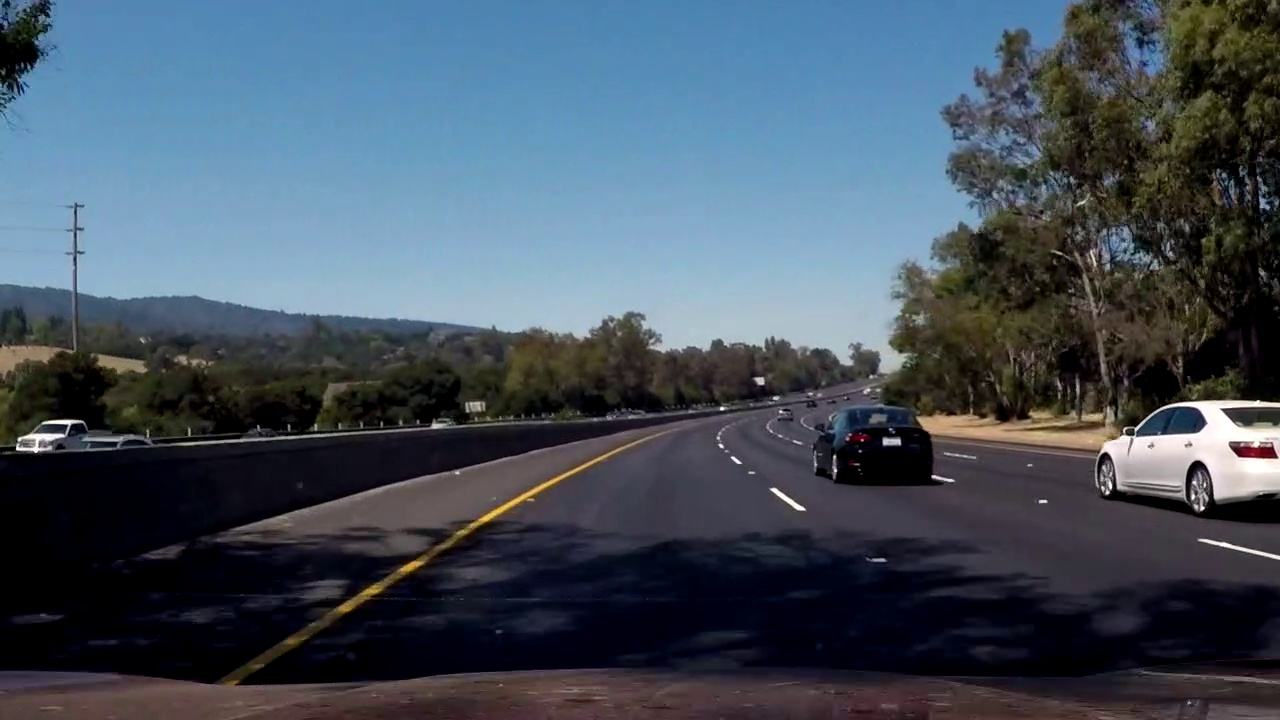
#> input picture Media/Lane Line's Picture/project_video_frame_1048.jpg, 1280 x 720 px, found by its file name
$ jupyter execute 'manual line detection.ipynb'   (shell and % lines are left out)
#> lines starting #> are read from the running program, lines starting #| are printed output that depends on the picture; after the words box and inside, x2 and y2 are one past the last pixel; in counts of white or black regions, pixels touching at a corner belong together
[cell 1]
import matplotlib.pyplot as plt
import matplotlib.image as mpimg
import numpy as np
import cv2

[cell 2]
image = mpimg.imread(r"C:\Users\ILiYA\Desktop\Project\Media\Lane Line's Picture\project_video_frame_1048.jpg")
#> image is the input picture: shape (720, 1280, 3); mean R, G, B 68.7, 81.5, 94.4
ysize = image.shape[0]
xsize = image.shape[1]
color_select = np.copy(image)
red_threshold = 200
green_threshold = 200
blue_threshold = 200
rgb_threshold = [red_threshold, green_threshold, blue_threshold]
thresholds = (image[:,:,0] < rgb_threshold[0]) \
            | (image[:,:,1] < rgb_threshold[1]) \
            | (image[:,:,2] < rgb_threshold[2])
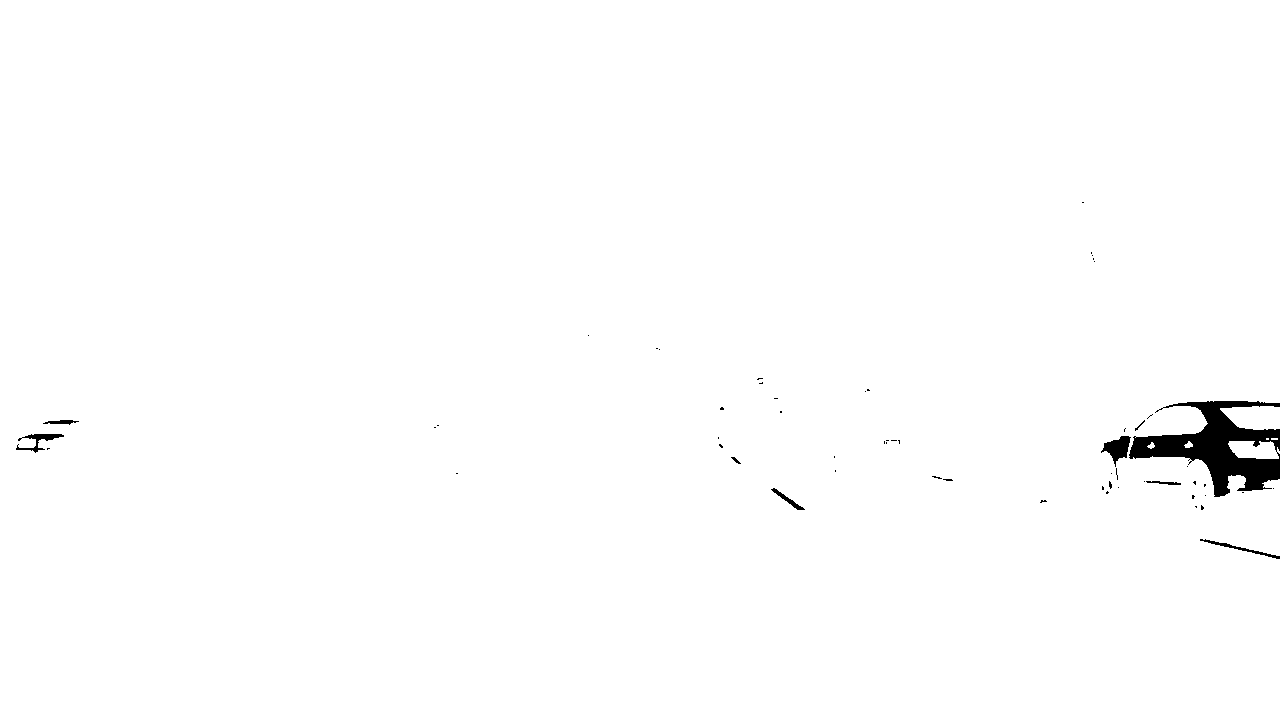
#> thresholds: shape (720, 1280) bool; 99.2% white; 58 black regions (49 under 20 px), largest, box (x1, y1, x2, y2) and area: (1129, 401, 1280, 497) 6090, (1101, 436, 1131, 467) 446, (16, 434, 64, 453) 281
color_select[thresholds] = [0,0,0]

plt.imshow(image)
plt.title("Input Image")
plt.show()
plt.imshow(color_select)
plt.title("Color Selected Image")
plt.show()

[cell 3]
ysize = image.shape[0]
xsize = image.shape[1]
color_select = np.copy(image)
line_image = np.copy(image)
red_threshold = 200
green_threshold = 200
blue_threshold = 200
rgb_threshold = [red_threshold, green_threshold, blue_threshold]
left_bottom = [50, 680]
right_bottom = [1200, 680]
apex = [650, 300]

fit_left = np.polyfit((left_bottom[0], apex[0]), (left_bottom[1], apex[1]), 1)
fit_right = np.polyfit((right_bottom[0], apex[0]), (right_bottom[1], apex[1]), 1)
fit_bottom = np.polyfit((left_bottom[0], right_bottom[0]), (left_bottom[1], right_bottom[1]), 1)

color_thresholds = (image[:,:,0] < rgb_threshold[0]) | \
                    (image[:,:,1] < rgb_threshold[1]) | \
                    (image[:,:,2] < rgb_threshold[2])

XX, YY = np.meshgrid(np.arange(0, xsize), np.arange(0, ysize))
region_thresholds = (YY > (XX*fit_left[0] + fit_left[1])) & \
                    (YY > (XX*fit_right[0] + fit_right[1])) & \
                    (YY < (XX*fit_bottom[0] + fit_bottom[1]))

color_select[color_thresholds | ~region_thresholds] = [0, 0, 0]
line_image[~color_thresholds & region_thresholds] = [9, 255, 0]
#> line_image: shape (720, 1280, 3); 0.02% of pixels changed, all inside (x1, y1, x2, y2) = (456, 348, 836, 510)

plt.imshow(image)
x = [left_bottom[0], right_bottom[0], apex[0], left_bottom[0]]
y = [left_bottom[1], right_bottom[1], apex[1], left_bottom[1]]
plt.plot(x, y, 'r--', lw=4)
plt.title("Region Of Interest")
plt.show()
plt.imshow(color_select)
plt.title("Color Selection in the Triangular Region")
plt.show()
plt.imshow(line_image)
plt.title("Region Masked Image [Lane Lines in Green]")
plt.show()

[cell 4]
gray = cv2.cvtColor(image,cv2.COLOR_RGB2GRAY)
kernel_size = 5
blur_gray = cv2.GaussianBlur(gray,(kernel_size, kernel_size),0)
low_threshold = 180
high_threshold = 240
edges = cv2.Canny(blur_gray, low_threshold, high_threshold)
#> edges: shape (720, 1280); 1% white in thin lines or dots

plt.imshow(edges, cmap='Greys_r')
plt.title("Canny Edge Detection Image")
plt.show()

[cell 5]
gray = cv2.cvtColor(image,cv2.COLOR_RGB2GRAY)
kernel_size = 5
blur_gray = cv2.GaussianBlur(gray,(kernel_size, kernel_size),0)
low_threshold = 180
high_threshold = 240
edges = cv2.Canny(blur_gray, low_threshold, high_threshold)

mask = np.zeros_like(edges)
ignore_mask_color = 255

imshape = image.shape
vertices = np.array([[(0,imshape[0]),(450, 400), (490,400), (imshape[1],imshape[0])]], dtype=np.int32)
cv2.fillPoly(mask, vertices, ignore_mask_color)
#> mask: shape (720, 1280); 22.9% white; 1 white region, box (x1, y1, x2, y2) and area: (1, 400, 1279, 720) 211340
masked_edges = cv2.bitwise_and(edges, mask)
#> masked_edges: shape (720, 1280); 0.16% white in thin lines or dots, all inside (x1, y1, x2, y2) = (191, 401, 1192, 705)

rho = 1
theta = np.pi/180
threshold = 2
min_line_length = 4
max_line_gap = 5
line_image = np.copy(image)*0
#> line_image: shape (720, 1280, 3); every value is 0

lines = cv2.HoughLinesP(masked_edges, rho, theta, threshold, np.array([]),
                            min_line_length, max_line_gap)
#> lines = 114 rows, first 6: [456, 428, 457, 424], [454, 428, 455, 422], [400, 578, 408, 571], [369, 599, 373, 594], [496, 514, 556, 481], [473, 528, 489, 520]

for line in lines:
    for x1,y1,x2,y2 in line:
        cv2.line(line_image,(x1,y1),(x2,y2),(255,0,0),10)
#> this loop made 114 passes
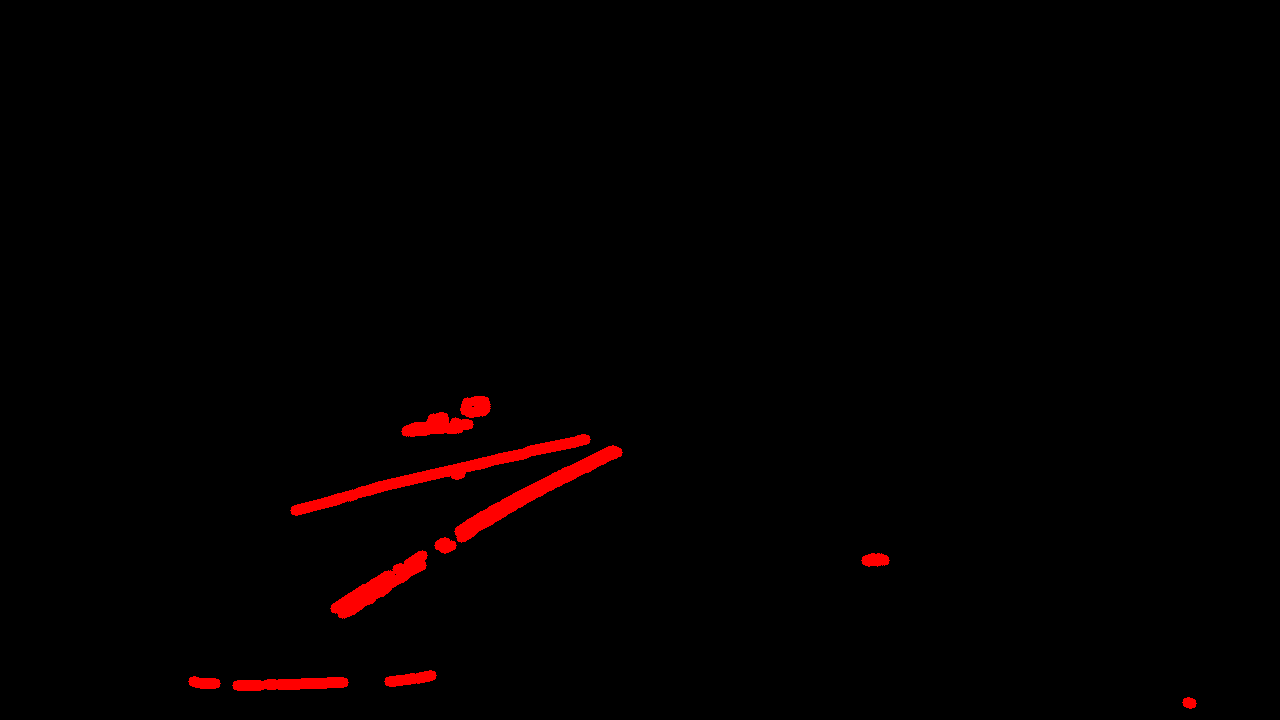
#> line_image: shape (720, 1280, 3); mean R, G, B 3.5, 0, 0

color_edges = np.dstack((edges, edges, edges))
#> color_edges: shape (720, 1280, 3); 1% white in thin lines or dots

lines_edges = cv2.addWeighted(color_edges, 0.8, line_image, 1, 0)
lines_edges = cv2.polylines(lines_edges,vertices, True, (0,0,255), 10)
#> lines_edges: shape (720, 1280, 3); mean of channels 0, 1, 2 4.9, 2, 8.1
plt.imshow(image)
plt.title("Input Image")
plt.show()
plt.imshow(lines_edges)
plt.title("Colored Lane line [In RED] and Region of Interest [In Blue]")

[cell 6]
import math

def grayscale(img):
    return cv2.cvtColor(img, cv2.COLOR_RGB2GRAY)

def canny(img, low_threshold, high_threshold):
    return cv2.Canny(img, low_threshold, high_threshold)

def gaussian_blur(img, kernel_size):
    return cv2.GaussianBlur(img, (kernel_size, kernel_size), 0)

def region_of_interest(img, vertices):
    mask = np.zeros_like(img)

    if len(img.shape) > 2:
        channel_count = img.shape[2]
        ignore_mask_color = (255,) * channel_count
    else:
        ignore_mask_color = 255

    cv2.fillPoly(mask, vertices, ignore_mask_color)
    masked_image = cv2.bitwise_and(img, mask)
    return masked_image


def draw_lines(img, lines, color=[255, 0, 0], thickness=10):
    for line in lines:
        for x1,y1,x2,y2 in line:
            cv2.line(img, (x1, y1), (x2, y2), color, thickness)

def slope_lines(image,lines):
    img = image.copy()
    poly_vertices = []
    order = [0,1,3,2]

    left_lines = []
    right_lines = []
    for line in lines:
        for x1,y1,x2,y2 in line:

            if x1 == x2:
                pass
            else:
                m = (y2 - y1) / (x2 - x1)
                c = y1 - m * x1

                if m < 0:
                    left_lines.append((m,c))
                elif m >= 0:
                    right_lines.append((m,c))

    left_line = np.mean(left_lines, axis=0)
    right_line = np.mean(right_lines, axis=0)

    for slope, intercept in [left_line, right_line]:
        rows, cols = image.shape[:2]
        y1= int(rows)
        y2= int(rows*0.6)
        x1=int((y1-intercept)/slope)
        x2=int((y2-intercept)/slope)
        poly_vertices.append((x1, y1))
        poly_vertices.append((x2, y2))
        draw_lines(img, np.array([[[x1,y1,x2,y2]]]))

    poly_vertices = [poly_vertices[i] for i in order]
    cv2.fillPoly(img, pts = np.array([poly_vertices],'int32'), color = (0,255,0))
    return cv2.addWeighted(image,0.7,img,0.4,0.)

def hough_lines(img, rho, theta, threshold, min_line_len, max_line_gap):
    lines = cv2.HoughLinesP(img, rho, theta, threshold, np.array([]), minLineLength=min_line_len, maxLineGap=max_line_gap)
    line_img = np.zeros((img.shape[0], img.shape[1], 3), dtype=np.uint8)
    line_img = slope_lines(line_img,lines)
    return line_img

def weighted_img(img, initial_img, α=0.1, β=1., γ=0.):
    lines_edges = cv2.addWeighted(initial_img, α, img, β, γ)
    return lines_edges
def get_vertices(image):
    rows, cols = image.shape[:2]
    bottom_left  = [cols*0.15, rows]
    top_left     = [cols*0.45, rows*0.6]
    bottom_right = [cols*0.95, rows]
    top_right    = [cols*0.55, rows*0.6]

    ver = np.array([[bottom_left, top_left, top_right, bottom_right]], dtype=np.int32)
    return ver

[cell 7]
def lane_finding_pipeline(image):
    gray_img = grayscale(image)
    smoothed_img = gaussian_blur(img = gray_img, kernel_size = 5)
    canny_img = canny(img = smoothed_img, low_threshold = 180, high_threshold = 240)
    masked_img = region_of_interest(img = canny_img, vertices = get_vertices(image))
    houghed_lines = hough_lines(img = masked_img, rho = 1, theta = np.pi/180, threshold = 20, min_line_len = 20, max_line_gap = 180)
#> in hough_lines, `lines = cv2.HoughLinesP(img, rho, theta, threshold, np.array([]), minL..`: lines = 15 rows, first 6: [374, 583, 621, 446], [349, 611, 559, 475], [494, 509, 594, 458], [366, 589, 631, 442], [238, 685, 410, 679], [396, 570, 616, 448]
#> the loop in slope_lines, `for line in lines:` made 15 passes
#> after the loop in slope_lines, `for line in lines:`: left_lines = [(-0.555, 790.4), (-0.648, 837), (-0.51, 760.9), (-0.555, 792), (-0.0349, 693.3), (-0.555, 789.6), (-0.189, 549.7), (-0.53, 773.6), (-0.699, 854.4), (-0.582, 809.9), (-0.556, 794.6)]; right_lines = [(0.73, -78.82), (0.785, -115.6), (0.781, -112.1), (0.728, -76.59)]
#> in slope_lines, `left_line = np.mean(left_lines, axis=0)`: left_line = [-0.492, 767.8]
#> in slope_lines, `right_line = np.mean(right_lines, axis=0)`: right_line = [0.756, -95.77]
#> the loop in slope_lines, `for slope, intercept in [left_line, right_line]:` made 2 passes
#> (slope, intercept, rows, cols, y1, y2, x1, x2) on passes 1 to 2: (-0.492, 767.8, 720, 1280, 720, 432, 97, 682), (0.756, -95.77, 720, 1280, 720, 432, 1079, 698)
#> after the loop in slope_lines, `for slope, intercept in [left_line, right_line]:`:
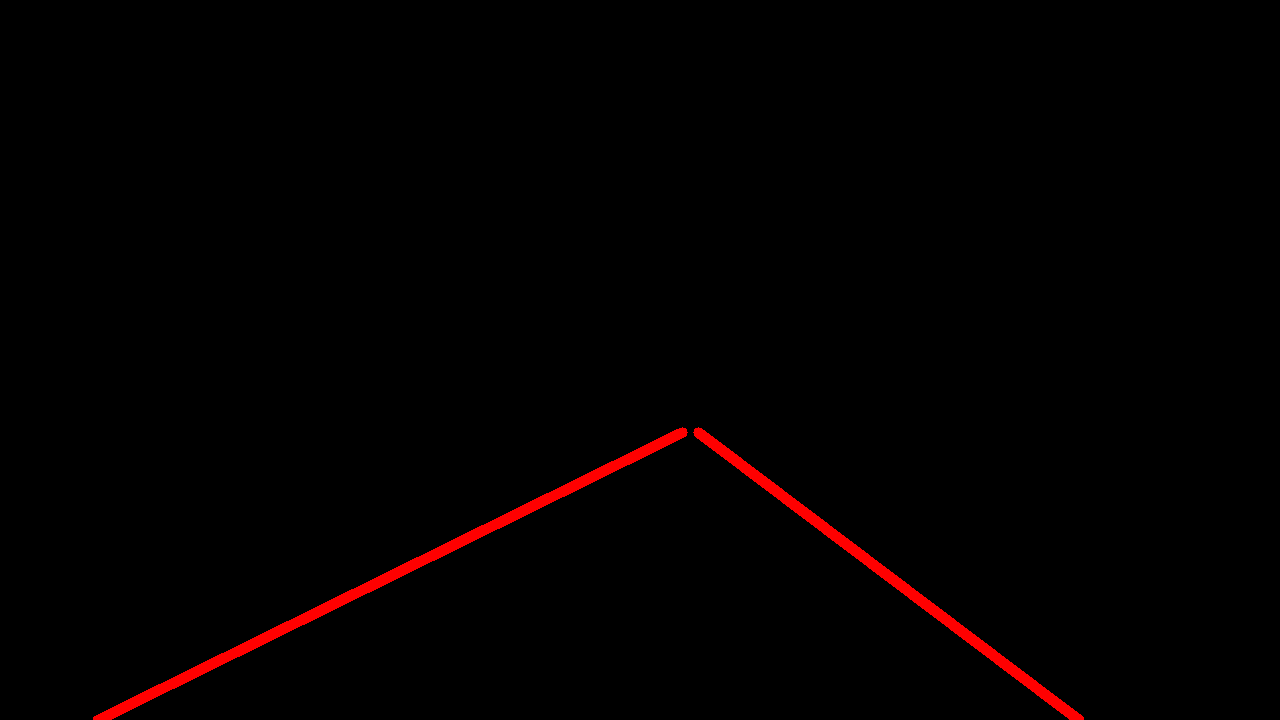
#> img: shape (720, 1280, 3); mean of channels 0, 1, 2 3.4, 0, 0; drawn as R, G, B
#> after the loop in slope_lines, `for slope, intercept in [left_line, right_line]:`: poly_vertices = [(97, 720), (682, 432), (1079, 720), (698, 432)]
#> in slope_lines, `poly_vertices = [poly_vertices[i] for i in order]`: poly_vertices = [(97, 720), (682, 432), (698, 432), (1079, 720)]
    output = weighted_img(img = houghed_lines, initial_img = image, α=0.8, β=1., γ=0.)
#> in weighted_img, `lines_edges = cv2.addWeighted(initial_img, α, img, β, γ)`:
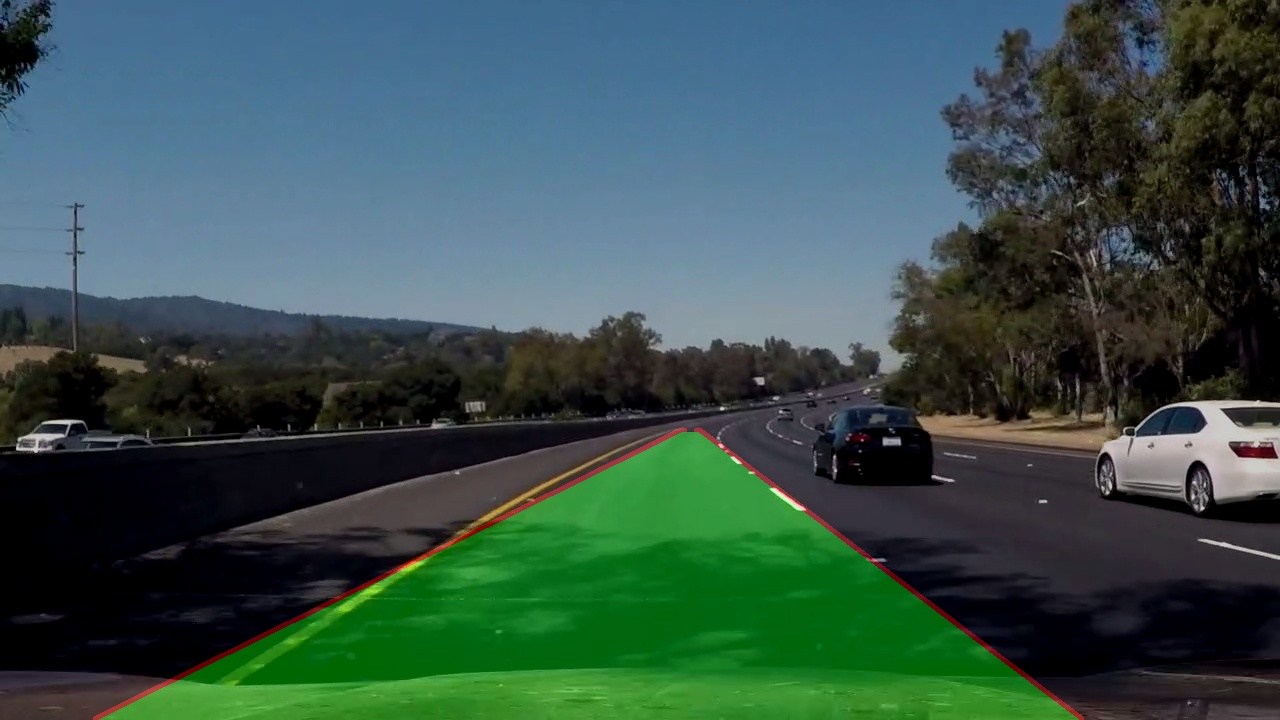
#> lines_edges: shape (720, 1280, 3); mean R, G, B 55.6, 81.1, 75.5
    return output

[cell 8]
import os
fig = plt.figure(figsize=(20, 10))
image = mpimg.imread(r"C:\Users\ILiYA\Desktop\Project\Media\Lane Line's Picture\project_video_frame_1048.jpg")
ax = fig.add_subplot(1, 2, 1,xticks=[], yticks=[])
plt.imshow(image)
ax.set_title("Input_Image")
ax = fig.add_subplot(1, 2, 2,xticks=[], yticks=[])
plt.imshow(lane_finding_pipeline(image))
ax.set_title("Output_Image [Lane Line Detected]")
plt.show()
